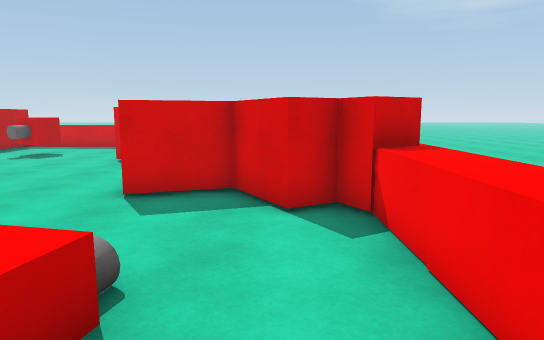
view 1 (above)

23 first-person views from a walk through a scene from a Unity 3-D project. The camera is 1.5 m above the floor, tilts 8° down and sees 70° across. The floor is counted in squares, 1 m on a side. Each view is taken from the middle of a square. On the plan, view 1 faces up. The plan holds only what a view shows up to about 17 squares ahead; the rest is blank. The place goes on beyond the plan. The player character is not drawn.

view 2
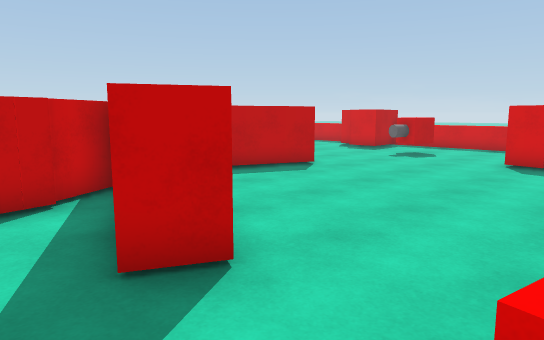

view 3
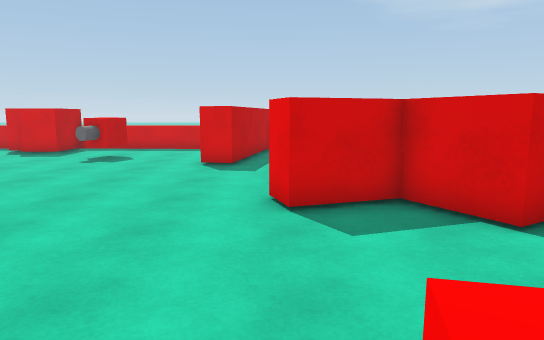

view 4
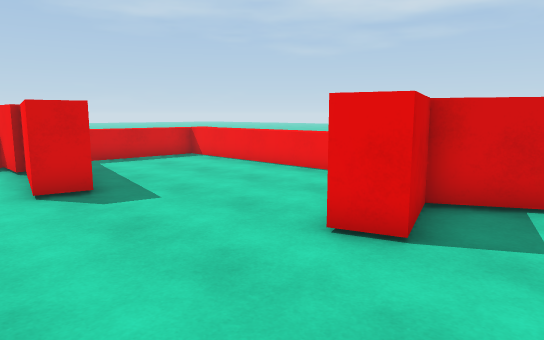

view 5
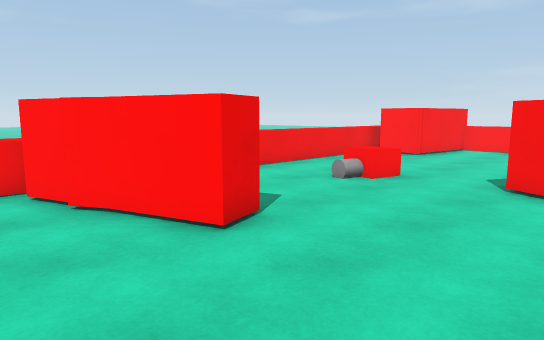

view 6
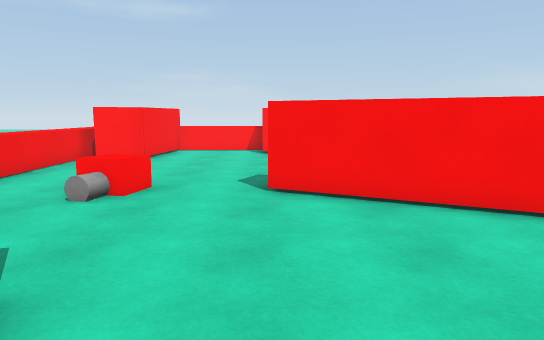

view 7
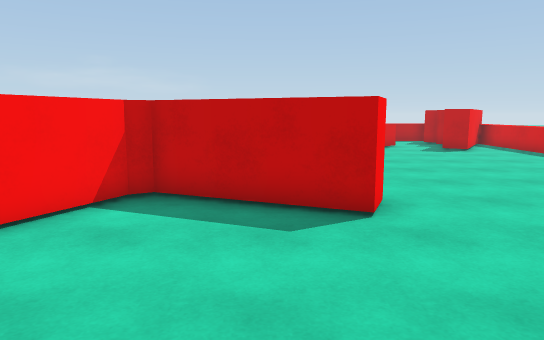

view 8
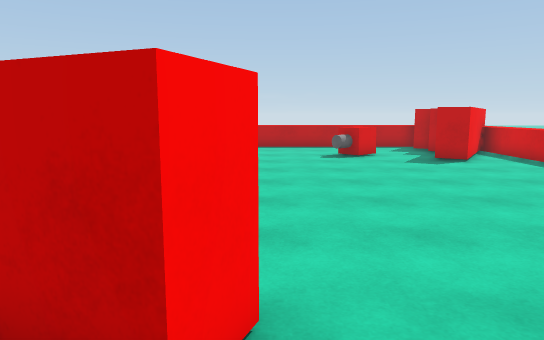

view 9
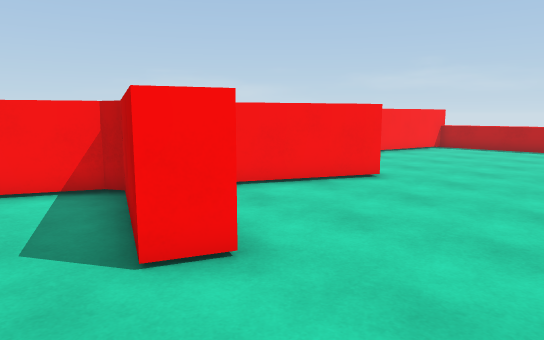

view 10
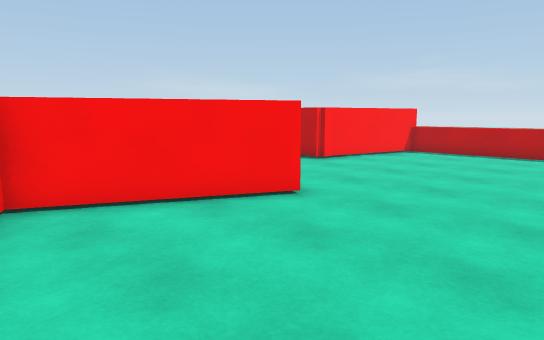

view 11
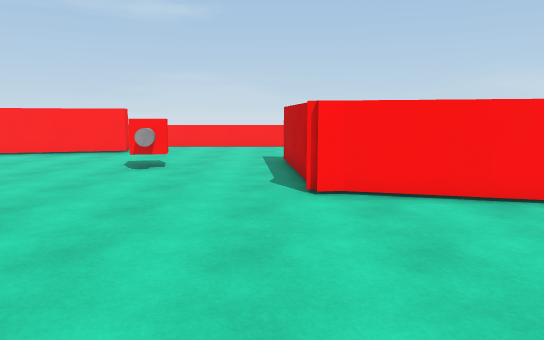

view 12
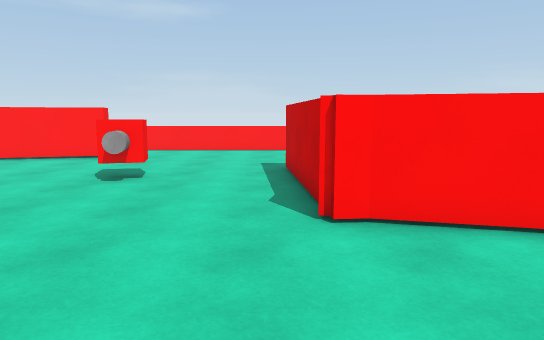

view 13
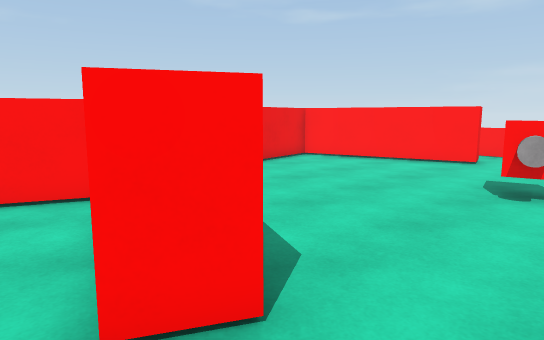

view 14
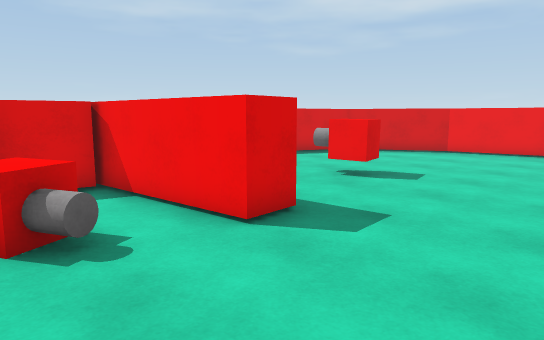

view 15
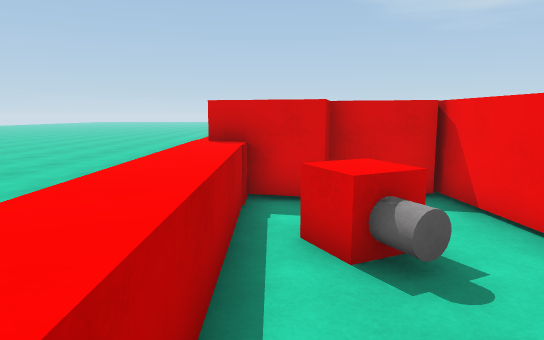

view 16
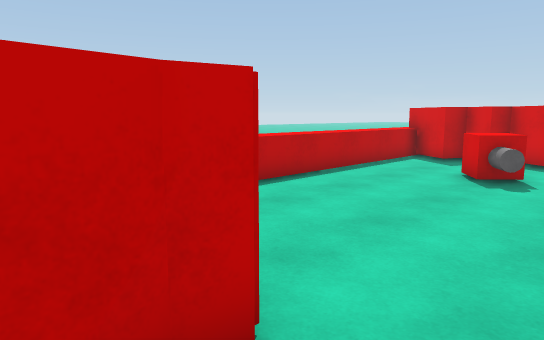

view 17
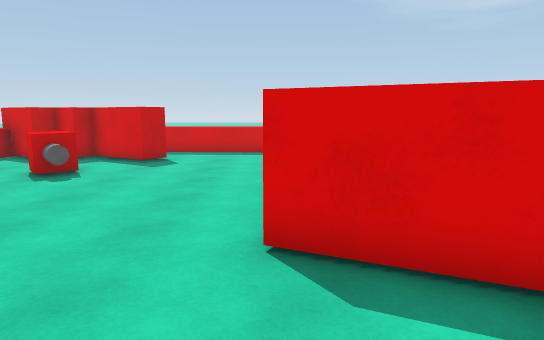

view 18
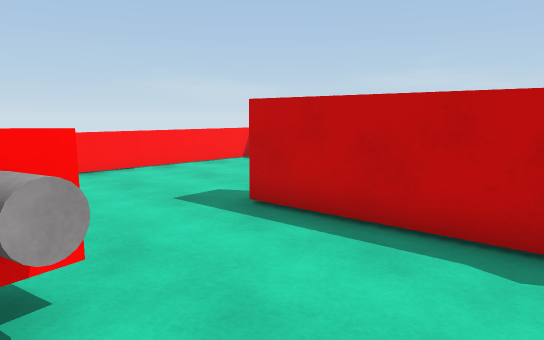

view 19
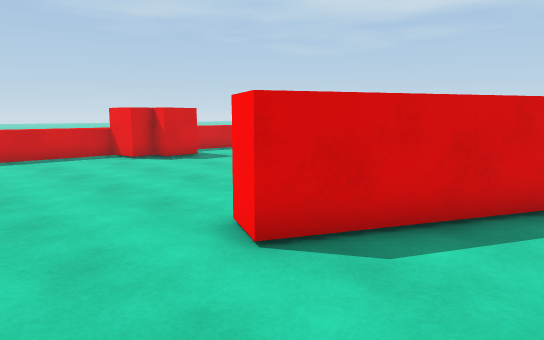

view 20
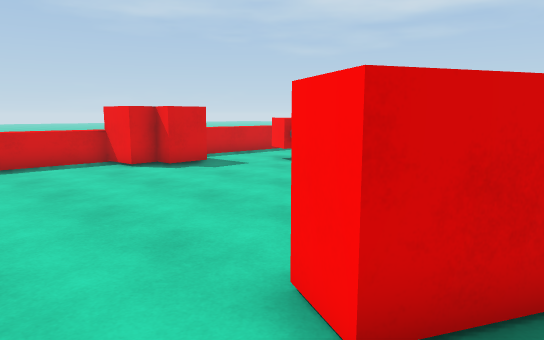

view 21
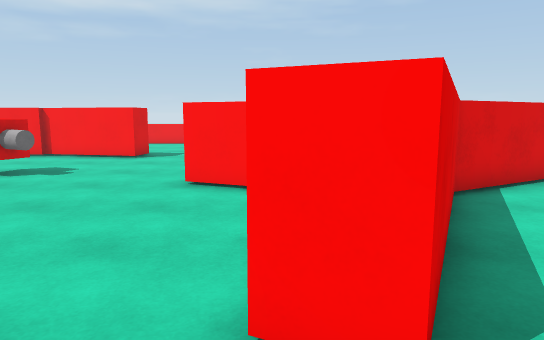

view 22
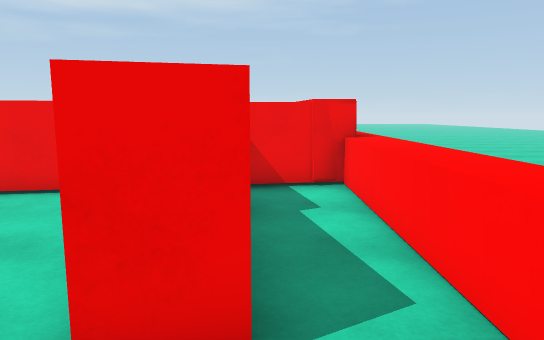

view 23
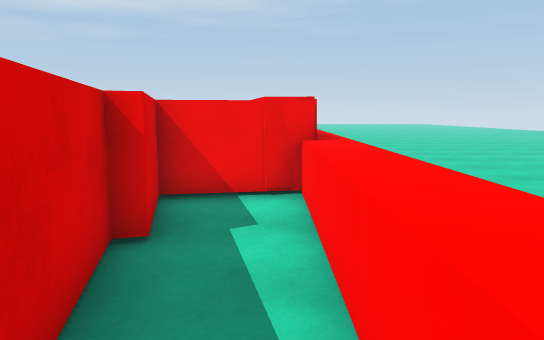

### Floor plan
Key: @ floor where view 1 was taken; # wall or solid block; . floor; = window, fence, low wall or low ledge; ^ raised ledge; B red block; C red cube; G grey cylinder; O other object.
Columns run from 27 left of view 1 to 3 right of it. Each row starts with its distance up from view 1.
 19   #^^^^^^^^^^^   ^ ^^    ^ ^
 18 ^  ##........BBB .^^^ B #^^^^^
 17 ^BB####......BBB......B##....^
 16 ^.B#.##...........C....#.....^
 15 ^.................GC..##.....^
 14 ^...C............GG...##.....^
 13 ^...CC................##.....^
 12 ^....G.......................^
 11 ^............................^
 10 ^............................^
  9 ^...............##........###^
  8 ^.........##....##......####
  7 ^.........####.##.......##.#
  6 ^...........#####..........###=
  5  #####........####...........^.
  4 ######..........####.........^.
  3 ^BB###..........######...C...^
  2 ^.  ##....G......##. ##..OC..^
  1 ^CC.##...GG......##....... ..^
  0 ^.GG.#...CC......##   .... @.^
 -1 ^.G..#............#   ..... .^
 -2 ^.................#   ..... .^
 -3 ^ .............####   .....##^
 -4  . .........#######   ....## ^
 -5  .................#   #...^
 -6  .................#    ...^
 -7  ^^^^^^^^^^^^^^^^^^^^^^^^^^

Positions as (right, up) in squares from view 1, and headings:
1: (0, 0), facing up
2: (-2, 0), facing up-left
3: (-3, 1), facing up
4: (-7, 5), facing up-right
5: (-7, 11), facing down-right
6: (-5, 10), facing down
7: (-4, 8), facing left
8: (-8, 10), facing left
9: (-8, 13), facing down-left
10: (-11, 13), facing down-left
11: (-21, 12), facing down
12: (-21, 10), facing down
13: (-19, 9), facing down-right
14: (-26, -5), facing up-right
15: (-26, -4), facing up
16: (-20, 3), facing up-left
17: (-17, 3), facing up
18: (-17, 4), facing down-left
19: (-20, 4), facing up-right
20: (-19, 6), facing up-right
21: (-19, 8), facing right
22: (-17, -5), facing right
23: (-16, -6), facing right
